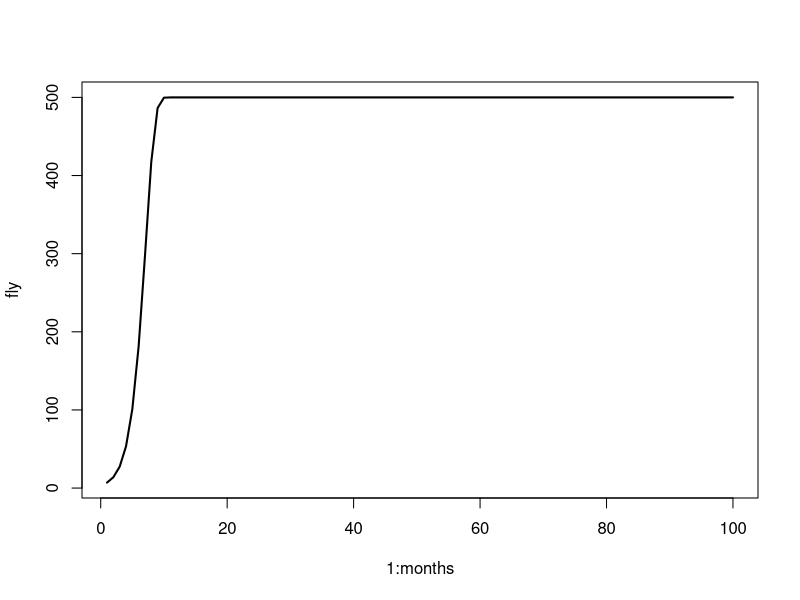
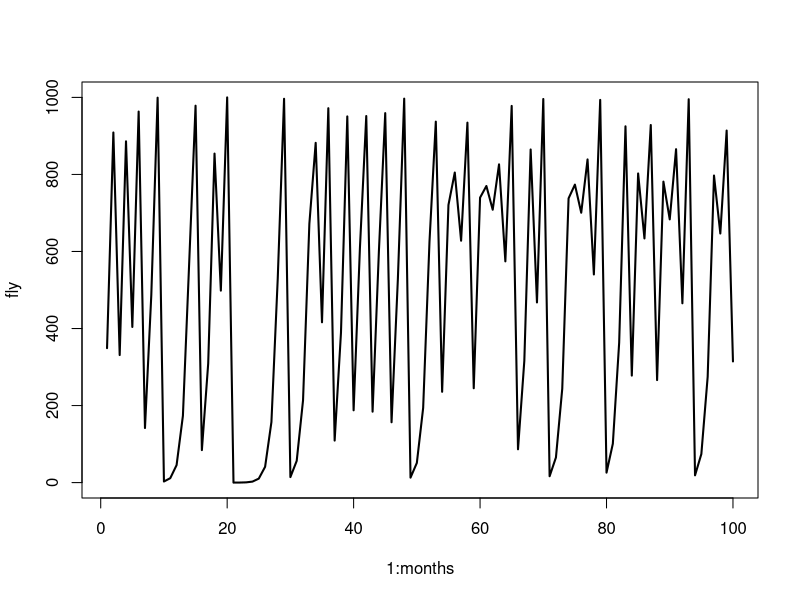
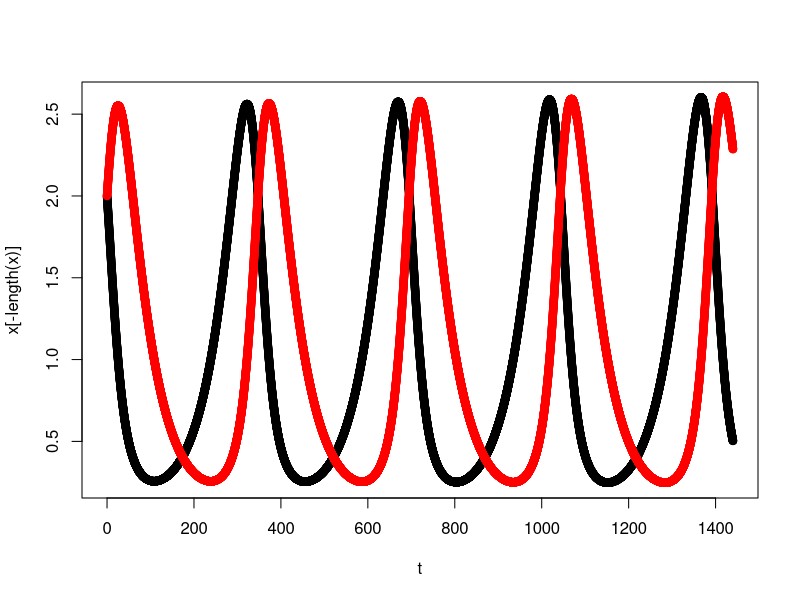
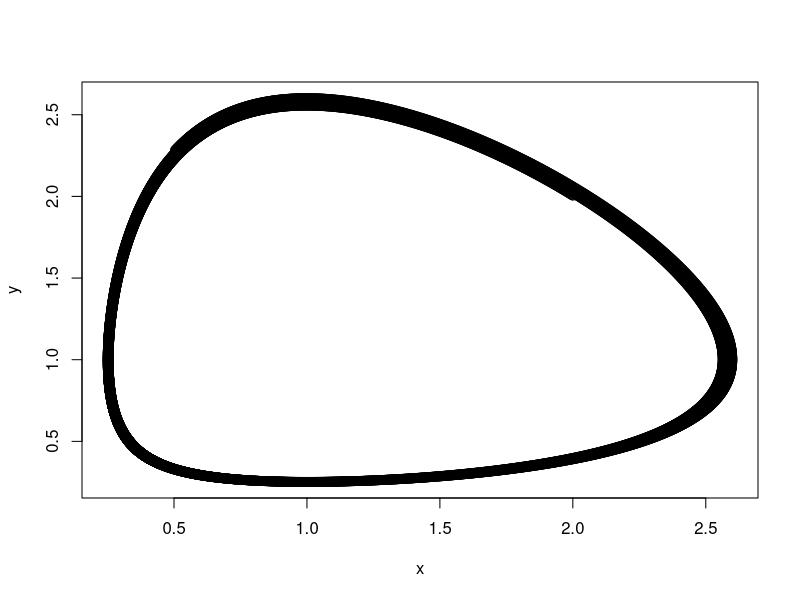
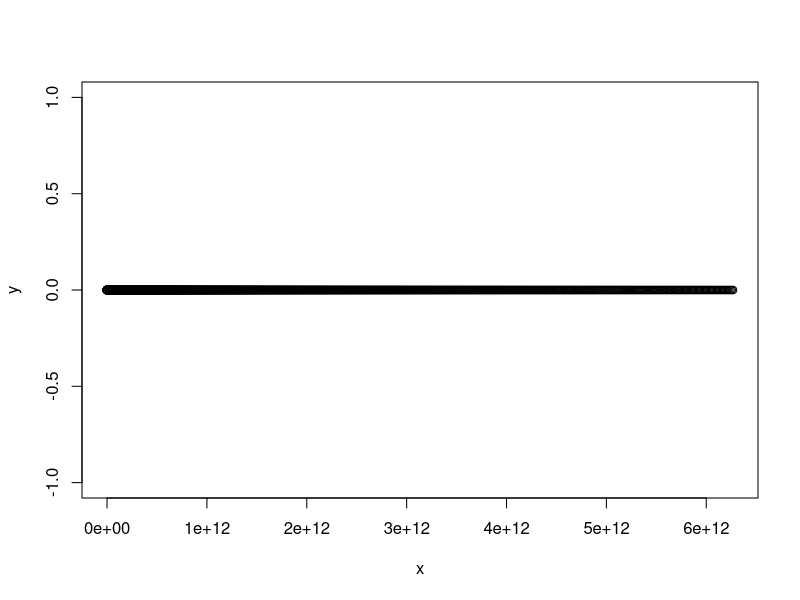
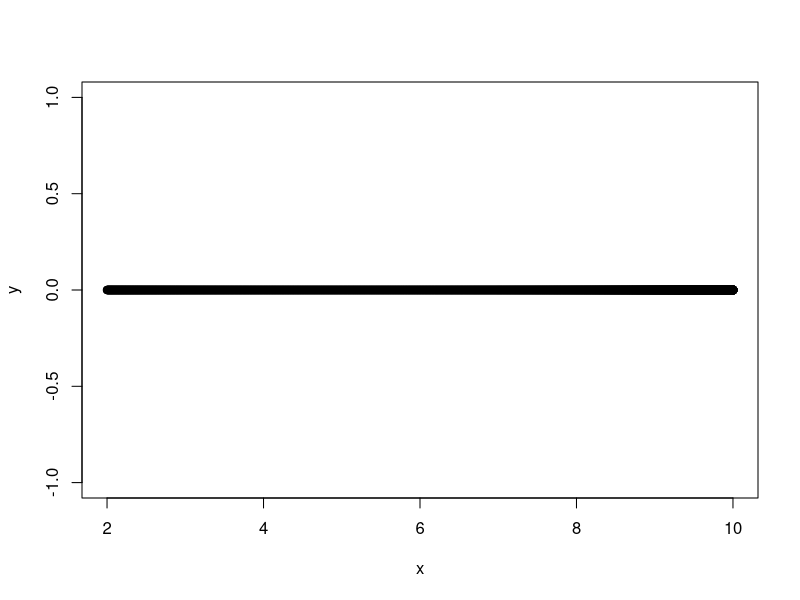
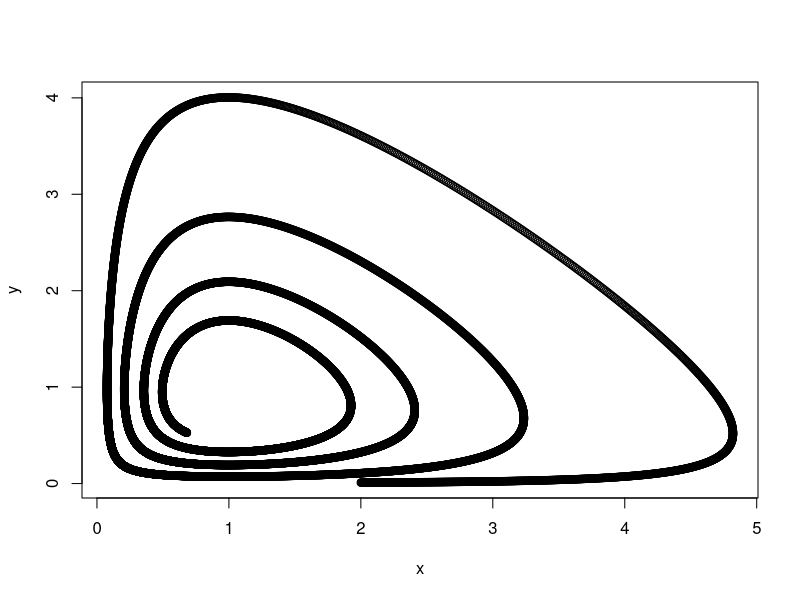
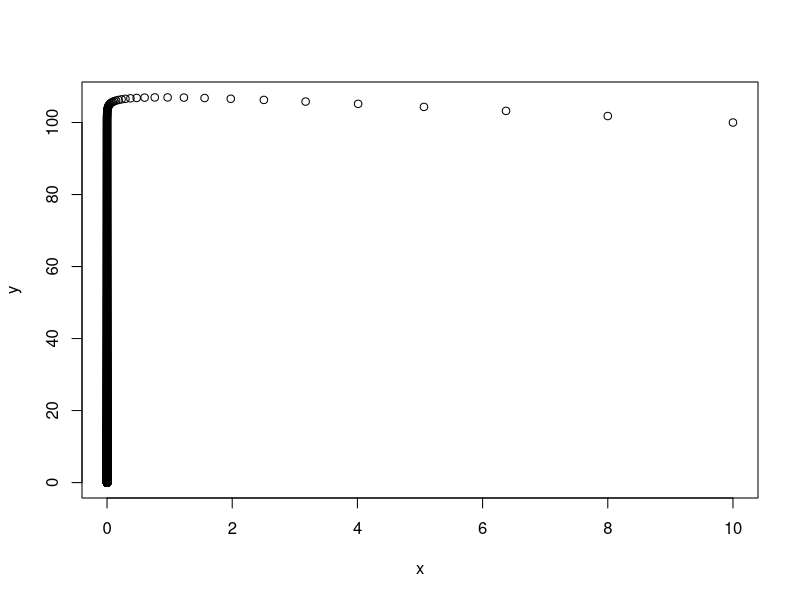

The R script that drew these images, in order:
#####################################
########                        #####
########  More Population Models ####
########                        #####
#####################################

##equation given was nt+1 = g*nt*(1-nt/1000)
#n = pop
#t = time
#g = growth

## base model
fly = 7
months = 100
growth = 2


for (time in 2:months){
  fly[time] = growth * fly[time-1] * (1-fly[time-1]/1000)
}

plot(1:months, fly,
     type = "l",
     lwd = 2)



## Model to edit
fly = 349.097
months = 100
growth = 4

for (time in 2:months){
  fly[time] = growth * fly[time-1] * (1-fly[time-1]/1000)
}

plot(1:months, fly,
     type = "l",
     lwd = 2)


fly[25:35]
fly[90:100]


#######################################################
#Bacteria Populations

x <- 2 #autotrophic bacteria (kg) 
y <- 2 #heterotrophic bacteria (kg)
timestep=0.1 #each minute broken into 10 smaller timesteps
t <- seq(0,24*60,by=timestep) #total simulation is one day (24*60)

for (i in 1:length(t)){
  growthrate_x = 0.02*(1-y[i]) #growth rate is 0.02% per minute. The autotroph is eaten by the heterotroph so as the heterotroph grows the x reduces (1-y[i])
  dx=timestep*growthrate_x*x[i] #must be density increase of autotroph
  growthrate_y = 0.02*(x[i]-1) #heterotroph depends on autotroph for food, so as the autotroph pop increases so too does the heterotroph (x[i]-1)
  dy=timestep*growthrate_y*y[i] #dy must be density increase of heterotroph
  x[i+1]=x[i]+dx #biomass of x at time+1 = biomass at time + growth?
  y[i+1]=y[i]+dy
}
plot(t,x[-length(x)])
points(t,y[-length(y)],col='red')

#plot autotroph (x) against heterotroph (y)
plot(x,y)

## Heterotroph density starting at 0

x <- 2 #autotroph
y <- 0 #heterotroph
timestep=0.1 
t <- seq(0,24*60,by=timestep) 

for (i in 1:length(t)){
  growthrate_x = 0.02*(1-y[i]) 
  dx=timestep*growthrate_x*x[i] 
  growthrate_y = 0.02*(x[i]-1) 
  dy=timestep*growthrate_y*y[i] 
  x[i+1]=x[i]+dx 
  y[i+1]=y[i]+dy
}
plot(x,y)


## adding in growth rate modifier for autotroph to limit own growth

x <- 2 #autotroph
y <- 0 #heterotroph
timestep=0.1 
t <- seq(0,24*60,by=timestep) 

for (i in 1:length(t)){
  growthrate_x = 0.02*(1-x[i]/10-y[i]) #changed here
  dx=timestep*growthrate_x*x[i] 
  growthrate_y = 0.02*(x[i]-1) 
  dy=timestep*growthrate_y*y[i] 
  x[i+1]=x[i]+dx 
  y[i+1]=y[i]+dy
}
plot(x,y)

##Heterotroph initial density = 0.01


x <- 2 #autotroph
y <- 0.01 #heterotroph
timestep=0.1 
t <- seq(0,24*60,by=timestep) 

for (i in 1:length(t)){
  growthrate_x = 0.02*(1-x[i]/10-y[i]) #changed here
  dx=timestep*growthrate_x*x[i] 
  growthrate_y = 0.02*(x[i]-1) 
  dy=timestep*growthrate_y*y[i] 
  x[i+1]=x[i]+dx 
  y[i+1]=y[i]+dy
}
plot(x,y)

##two stable populations
x <- 10 #autotroph
y <- 100  #heterotroph
timestep=0.1 
t <- seq(0,24*60,by=timestep) 

for (i in 1:length(t)){
  growthrate_x = 0.02*(1-x[i]/10-y[i]) #changed here
  dx=timestep*growthrate_x*x[i] 
  growthrate_y = 0.02*(x[i]-1) 
  dy=timestep*growthrate_y*y[i] 
  x[i+1]=x[i]+dx 
  y[i+1]=y[i]+dy
}
plot(x,y)

##### Adding Species Z
x <- 2 #autotroph
y <- 2  #heterotroph
z <- 2 #eats y
timestep=0.1 
t <- seq(0,24*120,by=timestep) 

for (i in 1:length(t)){
  growthrate_x = 0.02*(1-x[i]/10-y[i]) #represents self limiting
  dx=timestep*growthrate_x*x[i] 
  growthrate_y = 0.02*(x[i]-1-z[i]) #represents z eating it, and eating x
  dy=timestep*growthrate_y*y[i] 
  growthrate_z = 0.02*(y[i]-1) #represents eating y
  dz=timestep*growthrate_z*z[i]
  x[i+1]=x[i]+dx 
  y[i+1]=y[i]+dy
  z[i+1]=z[i]+dz
}
plot(x)
which.min(x)
tail(x)
plot(y)
which.min(y)
y[24000:24500]
plot(z)
which.min(z)
tail(z)

plot(x,y,cex=z/max(z)) #points represent biomass of third species - gives 3D effect

######################## same at t & t+1
x <- 2 
y <- 2  
z <- 2 
timestep=0.1 
t <- seq(0,24*120,by=timestep) 
tolerance <- 1e-6

for (i in 1:length(t)){
  growthrate_x = 0.02*(1-x[i]/10-y[i]) 
  dx=timestep*growthrate_x*x[i] 
  growthrate_y = 0.02*(x[i]-1-z[i]) 
  dy=timestep*growthrate_y*y[i] 
  growthrate_z = 0.02*(y[i]-1) 
  dz=timestep*growthrate_z*z[i]
  x[i+1]=x[i]+dx 
  y[i+1]=y[i]+dy
  z[i+1]=z[i]+dz
  if (abs(x[i] - x[i + 1]) < tolerance &&
      abs(y[i] - y[i + 1]) < tolerance &&
      abs(z[i] - z[i + 1]) < tolerance) {
    break  # Exit the loop if the condition is met
  }
}

### Species Z doesn't need as much food

x <- 2 
y <- 2 
z <- 2 
timestep=0.1 
t <- seq(0,24*60,by=timestep) 

for (i in 1:length(t)){
  growthrate_x = 0.02*(1-x[i]/10-y[i]) 
  dx=timestep*growthrate_x*x[i] 
  growthrate_y = 0.02*(x[i]-1-z[i]) 
  dy=timestep*growthrate_y*y[i] 
  growthrate_z = 0.02*(y[i]-0.5) #changed 1 to 0.5
  dz=timestep*growthrate_z*z[i]
  x[i+1]=x[i]+dx 
  y[i+1]=y[i]+dy
  z[i+1]=z[i]+dz
}
plot(z)
plot(x)
plot(y)
plot(x,y,cex=z/max(z))

